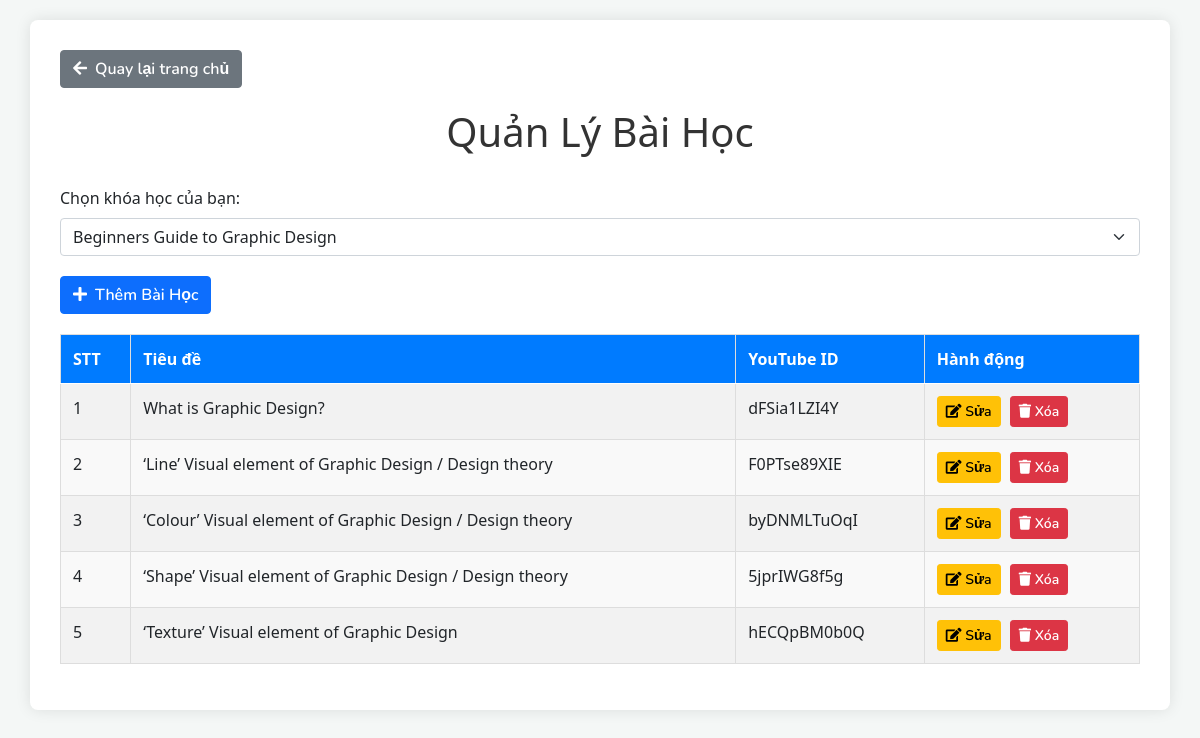
The page /public/instructor/manage_lessons.php?course_id=5 (signed in) on the database its author committed.
### tables this page shows
CREATE TABLE `lessons` (
  `id` int(11) NOT NULL,
  `course_id` int(11) DEFAULT NULL,
  `title` varchar(255) DEFAULT NULL,
  `youtube_id` varchar(50) DEFAULT NULL,
  `content` text DEFAULT NULL,
  `sort_order` int(11) DEFAULT NULL
);

### classes/CourseManager.php (called while the page is built, shortened)
<?php
require_once __DIR__ . '/../public/includes/db.php';
class CourseManager
{
    private $conn;
    public function __construct()
    {
        global $conn;
        $this->conn = $conn;
    }
    private function countLessonsByCourse($courseId)
    {
        $stmt = $this->conn->prepare("SELECT COUNT(*) as total FROM lessons WHERE course_id = ?");
        $stmt->bind_param("i", $courseId);
        $stmt->execute();
        $result = $stmt->get_result();
        $row = $result->fetch_assoc();
        return $row['total'] ?? 0;
    }
    private function countStudentsByCourse($courseId)
    {
        $stmt = $this->conn->prepare("SELECT COUNT(*) as total FROM enrollments WHERE course_id = ?");
        $stmt->bind_param("i", $courseId);
        $stmt->execute();
        $result = $stmt->get_result();
        $row = $result->fetch_assoc();
        return $row['total'] ?? 0;
    }
    private function getCategoriesByCourse($courseId)
    {
        $stmt = $this->conn->prepare("
            SELECT c.id, c.name
            FROM categories c
            JOIN course_categories cc ON c.id = cc.category_id
            WHERE cc.course_id = ?
        ");
        $stmt->bind_param("i", $courseId);
        $stmt->execute();
        $result = $stmt->get_result();
        $categories = array();
        while ($row = $result->fetch_assoc()) {
            $categories[] = $row;
        }
        return $categories;
    }
    public function getCoursesByInstructor($instructor_id)
    {
        $stmt = $this->conn->prepare("SELECT c.*, u.name as instructor_name FROM courses c LEFT JOIN users u ON c.instructor_id = u.user_id WHERE c.instructor_id = ? ORDER BY c.created_at DESC");
        $stmt->bind_param("i", $instructor_id);
        $stmt->execute();
        $result = $stmt->get_result();
        $courses = array();
        while ($row = $result->fetch_assoc()) {
            $row['lesson_count'] = $this->countLessonsByCourse($row['id']);
            $row['student_count'] = $this->countStudentsByCourse($row['id']);
            $row['categories'] = $this->getCategoriesByCourse($row['id']);
            $courses[] = $row;
        }
        return $courses;
    }
}

### classes/LessonManager.php (called while the page is built, shortened)
<?php
require_once __DIR__ . '/../public/includes/db.php';
class LessonManager
{
    private $conn;
    public function __construct()
    {
        global $conn;
        $this->conn = $conn;
    }
    public function getLessonsByCourseId($course_id)
    {
        $stmt = $this->conn->prepare("SELECT id, title, youtube_id FROM lessons WHERE course_id = ? ORDER BY id");
        $stmt->bind_param("i", $course_id);
        $stmt->execute();
        $result = $stmt->get_result();
        $lessons = [];
        while ($row = $result->fetch_assoc()) {
            $lessons[] = $row;
        }
        return json_encode($lessons);
    }
}

### public/instructor/manage_lessons.php (the view, shortened to what this page needs)
<?php
require_once __DIR__ . '/../../includes/bootstrap.php';
require_once __DIR__ . '/../../classes/LessonManager.php';
require_once __DIR__ . '/../../classes/CourseManager.php';
$instructor_id = $_SESSION['user_id'];
$lessonManager = new LessonManager();
$courseManager = new CourseManager();
$course_id = isset($_GET['course_id']) ? (int)$_GET['course_id'] : 0;
$instructor_courses = $courseManager->getCoursesByInstructor($instructor_id);
$lessons = $course_id ? json_decode($lessonManager->getLessonsByCourseId($course_id), true) : [];
?>
<!DOCTYPE html>
<html lang="vi">
<head>
    <link href="https://cdnjs.cloudflare.com/ajax/libs/font-awesome/5.10.0/css/all.min.css" rel="stylesheet">
    <link href="https://cdn.jsdelivr.net/npm/bootstrap-icons@1.4.1/font/bootstrap-icons.css" rel="stylesheet">
    <link href="https://cdn.jsdelivr.net/npm/bootstrap@5.0.0/dist/css/bootstrap.min.css" rel="stylesheet">
    <link href="../assets/css/style.css" rel="stylesheet">
</head>
<body>
    <div class="main-content">
        <div class="container container-custom">
            <div class="back-btn">
                <a href="index.php" class="btn btn-secondary">
                    <i class="fas fa-arrow-left me-2"></i>Quay lại trang chủ
                </a>
            </div>
            <h1 class="page-title">Quản Lý Bài Học</h1>
            <div class="course-selector">
                <label for="courseSelect" class="form-label">Chọn khóa học của bạn:</label>
                <select id="courseSelect" class="form-select" onchange="loadLessons()">
                    <?php foreach ($instructor_courses as $course): ?>
                        <option value="<?php echo $course['id']; ?>" <?php echo $course_id == $course['id'] ? 'selected' : ''; ?>>
                            <?php echo htmlspecialchars($course['title']); ?>
                        </option>
                    <?php endforeach; ?>
                </select>
            </div>
            <div class="add-lesson-btn" <?php echo $course_id == 0 ? 'style="display:none;"' : ''; ?>>
                <button type="button" class="btn btn-primary" data-bs-toggle="modal" data-bs-target="#addLessonModal">
                    <i class="fas fa-plus me-2"></i>Thêm Bài Học
                </button>
            </div>
            <table class="lesson-table table table-striped table-bordered">
                <thead>
                    <tr>
                        <th>STT</th>
                        <th>Tiêu đề</th>
                        <th>YouTube ID</th>
                        <th>Hành động</th>
                    </tr>
                </thead>
                <tbody id="lessonTableBody">
                    <?php if ($course_id && !empty($lessons)): ?>
                        <?php foreach ($lessons as $index => $lesson): ?>
                            <tr data-lesson-id="<?php echo $lesson['id']; ?>">
                                <td><?php echo $index + 1; ?></td>
                                <td><?php echo htmlspecialchars($lesson['title']); ?></td>
                                <td><?php echo htmlspecialchars($lesson['youtube_id']); ?></td>
                                <td class="action-buttons">
                                    <button class="btn btn-warning btn-sm" onclick="openEditModal(<?php echo $lesson['id']; ?>, '<?php echo htmlspecialchars(addslashes($lesson['title'])); ?>', '<?php echo htmlspecialchars($lesson['youtube_id']); ?>')">
                                        <i class="fas fa-edit"></i> Sửa
                                    </button>
                                    <button class="btn btn-danger btn-sm" onclick="deleteLesson(<?php echo $lesson['id']; ?>)">
                                        <i class="fas fa-trash"></i> Xóa
                                    </button>
                                </td>
                            </tr>
                        <?php endforeach; ?>
                    <?php endif; ?>
                </tbody>
            </table>
        </div>
    </div>
</body>
</html>

### public/assets/css/style.css (style rules this page uses)
:root { --primary: #06BBCC; --light: #F0FBFC; --dark: #181d38; }
.btn { font-family: 'Nunito', sans-serif; font-weight: 600; transition: .5s; }
.btn.btn-primary, .btn.btn-secondary { color: #FFFFFF; }

### public/instructor/manage_lessons.php (style rules this page uses)
body { display: flex; flex-direction: column; min-height: 100vh; margin: 0; background-color: #f4f7f6; }
.main-content { flex: 1; padding: 20px; }
.container-custom { background-color: #fff; padding: 30px; border-radius: 8px; box-shadow: 0 0 15px rgba(0, 0, 0, 0.1); }
.lesson-table { width: 100%; border-collapse: collapse; margin-top: 20px; }
.lesson-table th, .lesson-table td { padding: 12px; border: 1px solid #ddd; text-align: left; }
.lesson-table th { background-color: #007bff; color: white; }
.lesson-table tr:nth-child(even) { background-color: #f9f9f9; }
.action-buttons .btn { margin-right: 5px; }
.add-lesson-btn { margin-bottom: 20px; }
.course-selector { margin-bottom: 20px; }
.page-title { margin-bottom: 30px; text-align: center; color: #333; }
.back-btn { margin-bottom: 20px; }

### rows shown on the page
lessons: title "What is Graphic Design?", youtube "dFSia1LZI4Y"
lessons: title "‘Line’ Visual element of Graphic Design / Design theory", youtube "F0PTse89XIE"
lessons: title "‘Colour’ Visual element of Graphic Design / Design theory", youtube "byDNMLTuOqI"
lessons: title "‘Shape’ Visual element of Graphic Design / Design theory", youtube "5jprIWG8f5g"
lessons: title "‘Texture’ Visual element of Graphic Design", youtube "hECQpBM0b0Q"

### other values the page prints
form field value "Beginners Guide to Graphic Design"
